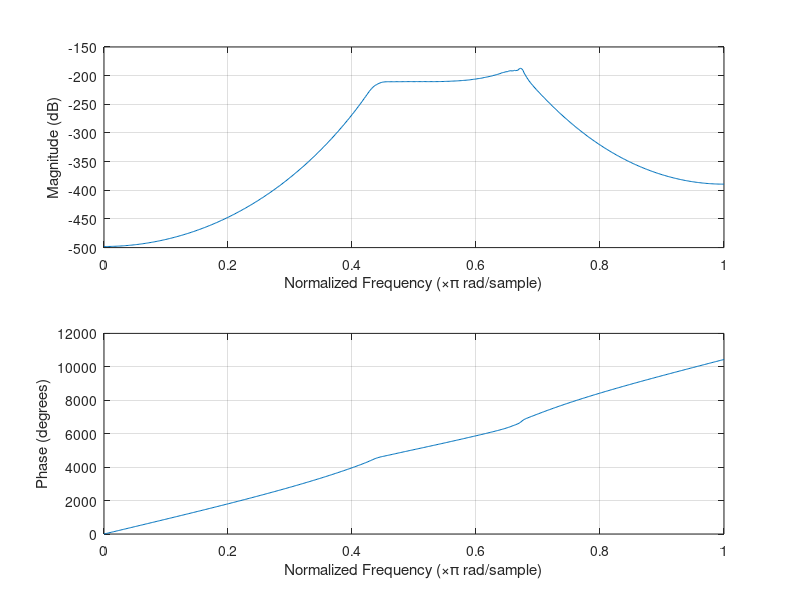
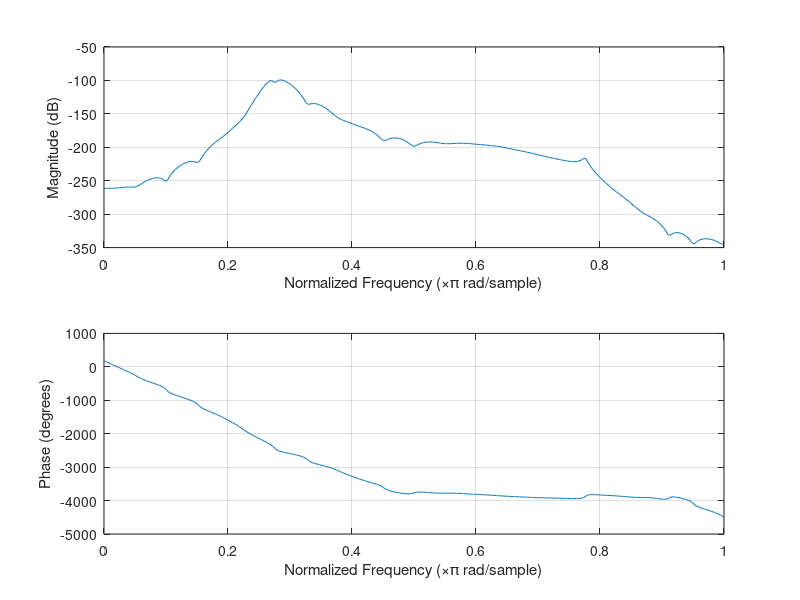

These charts were generated, in order, by the following MATLAB code:
delta_p = 0.05;
delta_s = 0.01;
hdelta_p = 2 * delta_p / (1 + delta_p);
hdelta_s = delta_s / (1 / delta_s);

fs = 48000;

% Wp = [0.35 0.6];
% Ws = [0.25 0.65];
Wp = [0.35*pi 0.6*pi];
Ws = [0.25*pi 0.65*pi];
Rp = -20 * log10(1 - hdelta_p);
Rs = -20 * log10(hdelta_s);

%% Butterworth Impulse Invariance Section
[n,Wn] = buttord(Wp, Ws, Rp, Rs, 's');
[b,a] = butter(n, Wn, 'bandpass', 's');
freqz(b,a);
figure()
[bz, az] = impinvar( b, a, 1 );
%[Hz, Wz] = freqz(bz,az);
freqz(bz,az);

%% Butterworth Bilinear Transformation Section
% [n,Wn] = buttord(Wp, Ws, Rp, Rs, 's');
% [b,a] = butter(n, Wn, 'bandpass', 's');
% freqz(b,a);
% figure();
% [bz, az] = bilinear( b, a, 1);
% %[Hz, Wz] = freqz(bz,az);
% freqz(bz,az);

%% Elliptic Bilinear Transformation Section
% [n,Wn] = ellipord(Wp, Ws, Rp, Rs);
% [b,a] = ellip(n, Rp, Rs, Wp);
% [bz,az] = bilinear( b, a, 1 );
% %[Hz, Wz] = freqz(bz,az);
% freqz(bz,az);